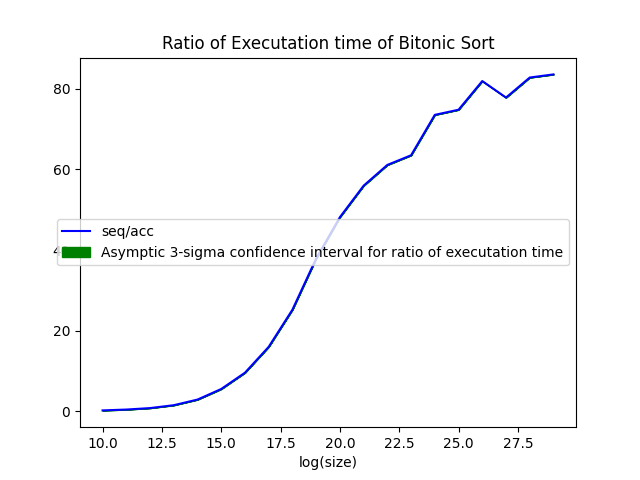

Generate this figure with Python:
from ctypes import CDLL,c_int, c_double
import matplotlib.pyplot as plt
import numpy as np

lib=CDLL('./bitonic.so')

#results are in microseconds
seq=lib.seq_time
seq.argtypes=[c_int]
seq.restype=c_double
acc=lib.acc_time
acc.argtypes=[c_int]
acc.restype=c_double


#print(float(acc(20)))

def accT(n:int):
    return float(acc(n))/1000
def seqT(n:int):
    return float(seq(n))/1000

#discard the low bound
def draw(low:int,up:int, iteration:int)->None:
    axis=[i for i in range(low, up )]
    meanR=[0.0 for i in range(low, up )]
    upperBound=[0.0 for i in range(low, up )]
    lowerBound=[0.0 for i in range(low, up )]
    initialization=accT(10)
    for i in range(low, up ):
        samples=np.zeros(iteration)
        for j in range(iteration):
            samples[j]=seqT(i)/accT(i)
        mean=np.mean(samples)
        std=np.std(samples)
        meanR[i-low]=mean
        upperBound[i-low]=mean+3*std/np.sqrt(iteration)
        lowerBound[i-low]=mean-3*std/np.sqrt(iteration)

    plt.plot(axis,meanR,label='seq/acc',color='b')
    plt.fill_between(axis,lowerBound,upperBound,label='Asymptic 3-sigma confidence interval for ratio of executation time',color='g')
    plt.xlabel('log(size)')
    plt.title('Ratio of Executation time of Bitonic Sort')
    plt.legend()
    plt.savefig('ratio.png')
    
draw(10,32,1)